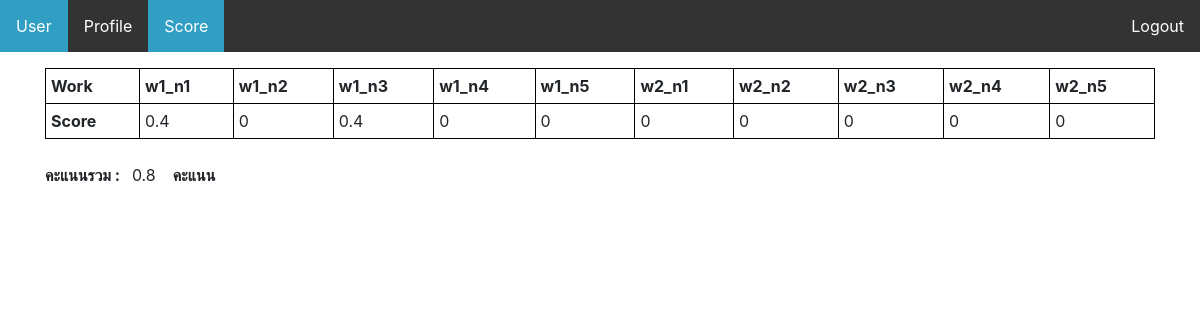
Screenshot of /python/main/score.php (signed in) with the database file from the repository.
### tables this page shows
CREATE TABLE `problem` (
  `id` int(11) NOT NULL,
  `week` varchar(100) NOT NULL,
  `score` float NOT NULL,
  `status` int(11) NOT NULL DEFAULT '0',
  `type` varchar(100) NOT NULL DEFAULT '1'
);

CREATE TABLE `student` (
  `id` int(11) NOT NULL,
  `username` varchar(255) NOT NULL,
  `password` varchar(255) NOT NULL,
  `name` varchar(255) NOT NULL,
  `class` int(11) NOT NULL,
  `w1_n1` varchar(255) NOT NULL,
  `w1_n2` varchar(255) NOT NULL,
  `w1_n3` varchar(255) NOT NULL,
  `w1_n4` varchar(100) NOT NULL,
  `w1_n5` varchar(100) NOT NULL,
  `w2_n1` varchar(100) NOT NULL,
  `w2_n2` varchar(100) NOT NULL,
  `w2_n3` varchar(100) NOT NULL,
  `w2_n4` varchar(100) NOT NULL,
  `w2_n5` varchar(100) NOT NULL,
  `status` varchar(255) NOT NULL DEFAULT 'user',
  `server` int(11) NOT NULL DEFAULT '0',
  `ip` varchar(100) NOT NULL,
  `ban` int(11) NOT NULL DEFAULT '1',
  `quiz_t1_n1` varchar(100) NOT NULL,
  `quiz_t1_n2` varchar(100) NOT NULL,
  `quiz_t1_n3` varchar(100) NOT NULL
);

### python/main/score.php (the view, shortened to what this page needs)
<?php
require_once("../../Database/Database.php");
$sql = "select * from problem";
$result = mysqli_query($conn, $sql);
$sql_student = "select * from student where username='" . $_SESSION['username'] . "'";
$result_student = mysqli_query($conn, $sql_student);
$row_student =  mysqli_fetch_array($result_student);
?>
<!doctype html>
<html lang="en">
<head>
    <link rel="stylesheet" href="style/main.css">
    <link rel="stylesheet" href="https://stackpath.bootstrapcdn.com/bootstrap/4.3.1/css/bootstrap.min.css">
</head>
<body>
    <ul>
        <li><a href="index.php">User</a></li>
        <li><a href="profile.php">Profile</a></li>
        <li><a class="active" href="#">Score</a></li>
        <li style="float:right"><a href="../logout.php">Logout</a></li>
    </ul>
    <div class="container">
        <table style="width:100%">
            <tr>
                <th>Work</th>
                <?php $i = 0; ?>
                <?php while ($row_week = mysqli_fetch_array($result)) { ?>
                    <th><?php echo $score[$i] = $row_week['week']; ?></th>
                    <?php $i++ ?>
                <?php } ?>
            </tr>
            <tr>
                <th>Score</th>
                <?php for ($j = 0; $j < count($score); $j++) { ?>
                    <td><?php if($row_student["$score[$j]"] == "upload"){ echo "0.0";} else if($row_student["$score[$j]"] == ""){ echo "0";}else{echo $row_student["$score[$j]"]; }?></td>
                <?php } ?>
            </tr>
        </table><br>
        <?php $sum = 0;?>
        <?php for ($j = 0; $j < count($score); $j++) {
             $sum += $row_student["$score[$j]"];
         } ?>
          <b>คะแนนรวม :  &ensp;</b><?php echo $sum ;?> &ensp; <b>คะแนน</b>
    </div>
</body>
</html>

### python/main/style/main.css (style rules this page uses)
ul { list-style-type: none; margin: 0; padding: 0; overflow: hidden; background-color: #333; }
li { float: left; }
li a { display: block; color: white; text-align: center; padding: 14px 16px; text-decoration: none; }
.active { background-color: #319fc4; }

### python/main/score.php (style rules this page uses)
table, th, td { border: 1px solid black; border-collapse: collapse; }
th, td { padding: 5px; }
th { text-align: left; }

### rows the page displays
problem: week "w1_n1"
problem: week "w1_n2"
problem: week "w1_n3"
problem: week "w1_n4"
problem: week "w1_n5"
problem: week "w2_n1"
problem: week "w2_n2"
problem: week "w2_n3"
problem: week "w2_n4"
problem: week "w2_n5"
student: w1_n1 "0.4", w1_n3 "0.4"

### other values shown
$sum "0.8"
